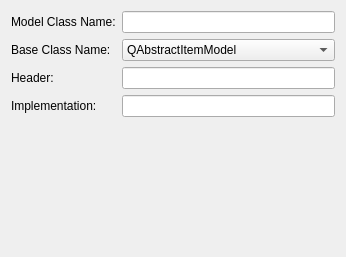
<?xml version="1.0" encoding="UTF-8"?>
<ui version="4.0">
 <class>ModelNamePage</class>
 <widget class="QWidget" name="ModelNamePage">
  <property name="geometry">
   <rect>
    <x>0</x>
    <y>0</y>
    <width>346</width>
    <height>257</height>
   </rect>
  </property>
  <property name="windowTitle">
   <string>Form</string>
  </property>
  <layout class="QGridLayout" name="gridLayout">
   <item row="0" column="0">
    <widget class="QLabel" name="label">
     <property name="text">
      <string>Model Class Name:</string>
     </property>
    </widget>
   </item>
   <item row="0" column="1">
    <widget class="QLineEdit" name="txtModelClass"/>
   </item>
   <item row="1" column="0">
    <widget class="QLabel" name="label_2">
     <property name="text">
      <string>Base Class Name:</string>
     </property>
    </widget>
   </item>
   <item row="1" column="1">
    <widget class="QComboBox" name="cmbBaseClass">
     <item>
      <property name="text">
       <string>QAbstractItemModel</string>
      </property>
     </item>
     <item>
      <property name="text">
       <string>QAbstractListModel</string>
      </property>
     </item>
     <item>
      <property name="text">
       <string>QAbstractTableModel</string>
      </property>
     </item>
    </widget>
   </item>
   <item row="2" column="0">
    <widget class="QLabel" name="label_3">
     <property name="text">
      <string>Header:</string>
     </property>
    </widget>
   </item>
   <item row="2" column="1">
    <widget class="QLineEdit" name="txtHeaderFile"/>
   </item>
   <item row="3" column="0">
    <widget class="QLabel" name="label_4">
     <property name="text">
      <string>Implementation:</string>
     </property>
    </widget>
   </item>
   <item row="3" column="1">
    <widget class="QLineEdit" name="txtImplFile"/>
   </item>
   <item row="4" column="1">
    <spacer name="verticalSpacer">
     <property name="orientation">
      <enum>Qt::Vertical</enum>
     </property>
     <property name="sizeHint" stdset="0">
      <size>
       <width>20</width>
       <height>61</height>
      </size>
     </property>
    </spacer>
   </item>
  </layout>
 </widget>
 <resources/>
 <connections/>
</ui>
